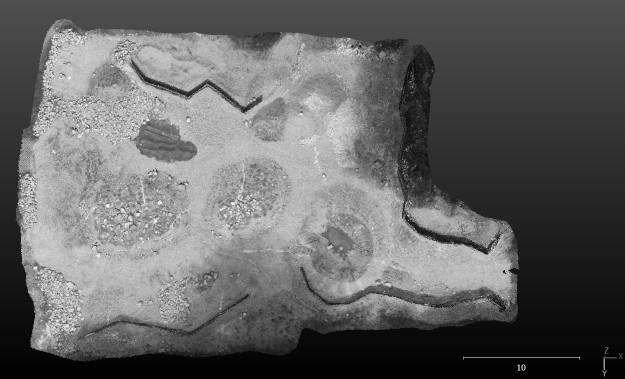
#> input picture grayscale_MarsYard_CoordSys.png, 1250 x 758 px (shown at 1/2 size); its folder holds only this picture in this run
$ python main.py --ref-points grayscale_MarsYard_CoordSys.png --nav-points grayscale_MarsYard_CoordSys.png --landmarks-file grayscale_MarsYard_CoordSys.png grayscale_MarsYard_CoordSys.png
#> lines starting #> are read from the running program, lines starting #| are printed output that depends on the picture; after the words box and inside, x2 and y2 are one past the last pixel; in counts of white or black regions, pixels touching at a corner belong together
### orion_map.py
import cv2
import numpy as np
import os
import logging

class OrionMap:
    """Encapsulates map image processing, including loading, scale detection, and drawing."""
    def __init__(self, map_file_path, override_scale=None):
        self.map_file_path = map_file_path
        self.image = self._load_image()
        self.output_image = self.image.copy()
        self.grayscale_image = self._create_grayscale()
        self.origin_pixel = None # Will store the (x,y) of the reference origin
        self.ref_points_pixel_coords = {} # Will map ref_point_name -> (x,y)

        if override_scale:
            self.pixels_per_meter = override_scale
            logging.info(f"Using provided pixels-per-meter ratio: {self.pixels_per_meter}")
        else:
            self.pixels_per_meter = self._detect_scale()

        if not self.pixels_per_meter:
            # Exit or handle error appropriately
            raise ValueError("Could not determine pixels-per-meter ratio. Aborting.")

    def _load_image(self):
        """Loads the map image."""
        image = cv2.imread(self.map_file_path)
#> image is the input picture: shape (758, 1250, 3); min 0, max 255, mean 100
        if image is None:
            raise FileNotFoundError(f"Could not read image file: {self.map_file_path}")
        logging.info(f"Successfully loaded map image: {self.map_file_path}")
        return image

    def _create_grayscale(self):
        """Converts the map image to grayscale."""
        return cv2.cvtColor(self.image, cv2.COLOR_BGR2GRAY)

    # [11 lines left out: functions get_grayscale_path, save_grayscale_map, not called in this run]

    def _detect_scale(self):
        """
        Detects the pixels-to-scale ratio from the bottom-right corner of the image.
        """
        height, width, _ = self.image.shape
#> height = 758; width = 1250
        # Region of interest is bottom-right 20% of the image.
        roi_bgr = self.image[int(height*0.8):, int(width*0.8):]
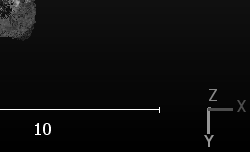
#> roi_bgr: shape (152, 250, 3); min 0, max 255, mean 12.3

        # --- Find white scale line ---
        # Convert ROI to HSV for better color segmentation
        roi_hsv = cv2.cvtColor(roi_bgr, cv2.COLOR_BGR2HSV)
#> roi_hsv: shape (152, 250, 3); mean H, S, V 0, 0, 12.3

        # Define range for white color. This might need tuning.
        lower_white = np.array([0, 0, 200])
        upper_white = np.array([180, 50, 255])
        mask = cv2.inRange(roi_hsv, lower_white, upper_white)
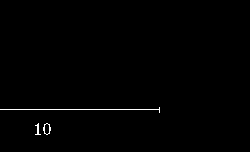
#> mask: shape (152, 250); 0.61% white in thin lines or dots, all inside (x1, y1, x2, y2) = (0, 107, 160, 135)

        # Find contours on the mask
        contours, _ = cv2.findContours(mask, cv2.RETR_EXTERNAL, cv2.CHAIN_APPROX_SIMPLE)
#> contours = 3 contours, 2 with area under 20; largest, box (x1, y1, x2, y2) and area: (43, 123, 51, 135) 57

        if not contours:
            logging.error("Could not find any white contours in the scale area.")
            return None

        # Find the most likely scale bar contour (long and thin)
        scale_bar_contour = None
        max_w = 0
        for cnt in contours:
            x, y, w, h = cv2.boundingRect(cnt)
            # Aspect ratio check for a line-like shape
            if w > 50 and w > h * 5: # Must be at least 50px wide and 5x wider than high
                if w > max_w:
                    max_w = w
                    scale_bar_contour = cnt
#> this loop made 3 passes
#> (x, y, w, h, max_w) on pass 3: (0, 107, 160, 6, 160)
#> (x, y, w, h) on passes 1 to 2: (43, 123, 8, 12), (35, 123, 6, 12)
#> after the loop, max_w = 160; scale_bar_contour = [[159, 107], [159, 108], [158, 109], [0, 109], [158, 109], [159, 110], [159, 112]]

        if scale_bar_contour is None:
            logging.error("Could not find a suitable contour for the scale bar.")
            return None

        pixel_length = max_w
#> pixel_length = 160
#> in __init__, `self.pixels_per_meter = self._detect_scale()`: self.pixels_per_meter = 32
        logging.info(f"Detected scale bar pixel length: {pixel_length}")

        # --- Read the number associated with the scale ---
        # This is a highly complex task. For this implementation, I will
        # hardcode the value as 5.0, as seen in the example `MarsYard_CoordSys.PNG`.
        # A robust solution would require OCR or a custom-trained digit recognition model.
        scale_value_meters = 5.0
        logging.warning(f"Using hardcoded scale value of {scale_value_meters}m. Automatic number detection is a future task.")

        if pixel_length > 0:
            # The ratio is pixels per meter
            return pixel_length / scale_value_meters
        else:
            logging.error("Detected scale bar has zero length.")
            return None

    # [303 lines left out: functions identify_and_draw_reference_line, _draw_dotted_line, _draw_labeled_box, _draw_labeled_point, draw_navigation_points, _draw_nav_point and 5 more, not called in this run]

### landmark_manager.py
import pandas as pd
import logging

class LandmarkManager:
    """Handles loading and managing landmark data from a CSV file."""
    def __init__(self, landmarks_file):
        self.landmarks_file = landmarks_file
        self.landmarks = self._load_landmarks()

    def _load_landmarks(self):
        """Loads landmarks from the CSV file."""
        try:
            landmarks = pd.read_csv(self.landmarks_file, index_col=0)
            # Requirement 2: use only capital letters
            landmarks.index = landmarks.index.str.upper()
            logging.info(f"Successfully loaded landmarks from {self.landmarks_file}")
            return landmarks
        except FileNotFoundError:
            logging.error(f"Landmark file not found: {self.landmarks_file}")
            return None
        except Exception as e:
            logging.error(f"Error loading landmarks: {e}")
            return None

### main.py
import argparse
import logging
import sys
from orion_map import OrionMap
from landmark_manager import LandmarkManager

def setup_logging():
    """Configures logging for the application."""
    logging.basicConfig(level=logging.INFO, format='%(asctime)s - %(levelname)s - %(message)s')

def main():
    """Main entry point for the OrionMap application."""
    setup_logging()

    parser = argparse.ArgumentParser(description="OrionMap Navigation Tool")
    parser.add_argument("--ref-points", type=str, required=True, help="Comma-separated reference checkpoints (e.g., S1,W6,W7)")
    parser.add_argument("--nav-points", type=str, required=True, help="Comma-separated navigation checkpoints (e.g., W2,W5,W6,W8)")
    parser.add_argument("--landmarks-file", type=str, required=True, help="Path to the landmarks CSV file")
    parser.add_argument("--s1-coords", type=str, help="Pixel coordinates for the S1 start point, e.g., '110,325'")
    parser.add_argument("--pixels-per-meter", type=float, help="Override automatic scale detection with a specific value.")
    parser.add_argument("map_file", type=str, help="Path to the input PNG map file")

    args = parser.parse_args()

    try:
        # 1. Load Map and Landmarks
        orion_map = OrionMap(args.map_file, override_scale=args.pixels_per_meter)
        landmark_manager = LandmarkManager(args.landmarks_file)

        if landmark_manager.landmarks is None:
#> (the run stopped early here; a loop or call above may not have finished)
